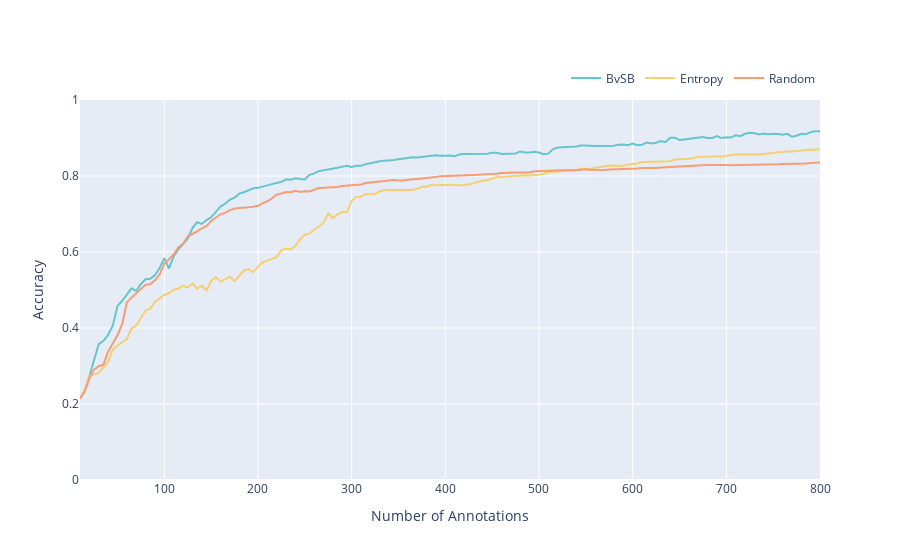

This figure's notebook cell:
### Code cell
import os
import pandas as pd
import plotly.graph_objects as go
import numpy as np

folder = 'Results/sampling_validation'

# Get all csv files
files = os.listdir(folder)

import plotly.express as px
pastel = px.colors.qualitative.Pastel

# color key
color_key = {
    'BvSB' : pastel[0],
    'Entropy' : pastel[1],
    'Random' : pastel[2],
}

# Calculate average across 3 iterations
BvSB = []
Entropy = []
Random = []
for file in files:
    df = pd.read_csv(f'{folder}\\{file}')
    method = file.split('_')[0]
    if method == 'BvSB':
        BvSB.append(df)
    elif method == 'Entropy':
        Entropy.append(df)
    elif method == 'Random':
        Random.append(df)

BvSB = pd.concat(BvSB)
Entropy = pd.concat(Entropy)
Random = pd.concat(Random)

BvSB = BvSB.groupby('Number of Annotations').mean(numeric_only=True).reset_index()
Entropy = Entropy.groupby('Number of Annotations').mean(numeric_only=True).reset_index()
Random = Random.groupby('Number of Annotations').mean(numeric_only=True).reset_index()

fig = go.Figure()

for df, file in zip([BvSB, Entropy, Random], ['BvSB', 'Entropy', 'Random']):
    color = color_key[file]

    fig.add_trace(go.Scatter(x=df['Number of Annotations'], y=df['Accuracy'], name=file, line=dict(color=color)))#, dash=line_style)))


# Update ylim and set axis labels
fig.update_yaxes(range=[0, 1])
fig.update_xaxes(title_text='Number of Annotations')
fig.update_yaxes(title_text='Accuracy')

# Horizontal legend
fig.update_layout(legend=dict(
    orientation="h",
    yanchor="bottom",
    y=1.02,
    xanchor="right",
    x=1
))

fig.show()

### Figure 1 — Plotly figure (JSON) as saved in the notebook; plotly's stock layout.template omitted (floating-point values rounded to 4 significant figures; data arrays with more than 128 entries replaced by an {"elided": "..."} marker saying what was removed)
{"data": [{"line": {"color": "rgb(102, 197, 204)"}, "name": "BvSB", "type": "scatter", "x": {"elided": "159 int values"}, "y": {"elided": "159 float values"}}, {"line": {"color": "rgb(246, 207, 113)"}, "name": "Entropy", "type": "scatter", "x": {"elided": "159 int values"}, "y": {"elided": "159 float values"}}, {"line": {"color": "rgb(248, 156, 116)"}, "name": "Random", "type": "scatter", "x": {"elided": "159 int values"}, "y": {"elided": "159 float values"}}], "layout": {"legend": {"orientation": "h", "x": 1, "xanchor": "right", "y": 1.02, "yanchor": "bottom"}, "xaxis": {"title": {"text": "Number of Annotations"}}, "yaxis": {"range": [0, 1], "title": {"text": "Accuracy"}}}}
